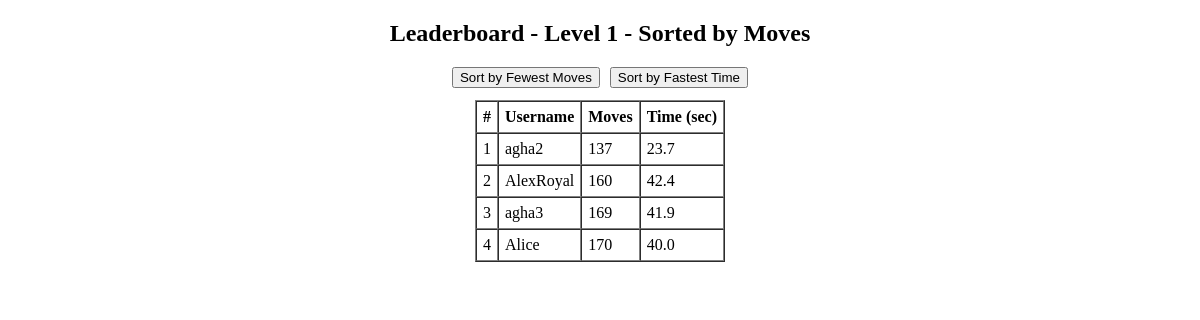
Screenshot of /game_leaderboard/moves/1 with the database file from the repository.
### server.py (models this page shows)
class ScoreMoves(db.Model):
    score_id = db.Column(db.Integer, primary_key=True)
    username = db.Column(db.String(20), nullable=False)
    level = db.Column(db.String(30), nullable=False)
    moves = db.Column(db.Integer, nullable=False)
    time_taken = db.Column(db.Float, nullable=False)
    __table_args__ = (
        db.UniqueConstraint('username', 'level', name='unique_username_level'),
    )

### server.py (the view)
@app.route('/game_leaderboard/moves/<level>')
def game_leaderboard_moves(level):
    scores = ScoreMoves.query.filter_by(level=level).order_by(ScoreMoves.moves.asc()).all()
    return render_template('gameleaderboard.html', scores=scores, selected_level=level, mode='moves')

### templates/gameleaderboard.html (shortened to what this page needs)
<!DOCTYPE html>
<html lang="en">
<head>
    <link rel="stylesheet" href="{{ url_for('static', filename='css/styleleaderboard.css') }}">
</head>
<body>
    <div class="leaderboard-container">
        <h2>Leaderboard - Level {{ selected_level }} - Sorted by {{ mode|capitalize }}</h2>
        <div class="sort-buttons">
            <form action="{{ url_for('game_leaderboard_moves', level=selected_level) }}" method="get">
                <button type="submit">Sort by Fewest Moves</button>
            </form>
            <form action="{{ url_for('game_leaderboard_time', level=selected_level) }}" method="get">
                <button type="submit">Sort by Fastest Time</button>
            </form>
        </div>
        <table border="1" cellspacing="0" cellpadding="6">
            <tr>
                <th>#</th>
                <th>Username</th>
                <th>Moves</th>
                <th>Time (sec)</th>
            </tr>
            {% for score in scores %}
            <tr>
                <td>{{ loop.index }}</td>
                <td>{{ score.username }}</td>
                <td>{{ score.moves }}</td>
                <td>{{ score.time_taken }}</td>
            </tr>
            {% endfor %}
        </table>
    </div>
</body>
</html>

### static/css/styleleaderboard.css (style rules this page uses)
html, body { margin: 0; padding-bottom: 200px; overflow: auto; height: 100%; }
.leaderboard-container { display: flex; flex-direction: column; align-items: center; }
.sort-buttons, .level-buttons { display: flex; flex-direction: row; gap: 10px; margin-bottom: 12px; }

### rows the page displays
ScoreMoves: username "agha2", moves "137", time_taken "23.7"
ScoreMoves: username "AlexRoyal", moves "160", time_taken "42.4"
ScoreMoves: username "agha3", moves "169", time_taken "41.9"
ScoreMoves: username "Alice", moves "170", time_taken "40.0"

### other values shown
{{ selected_level }} "1"
{{ mode|capitalize }} "Moves"
